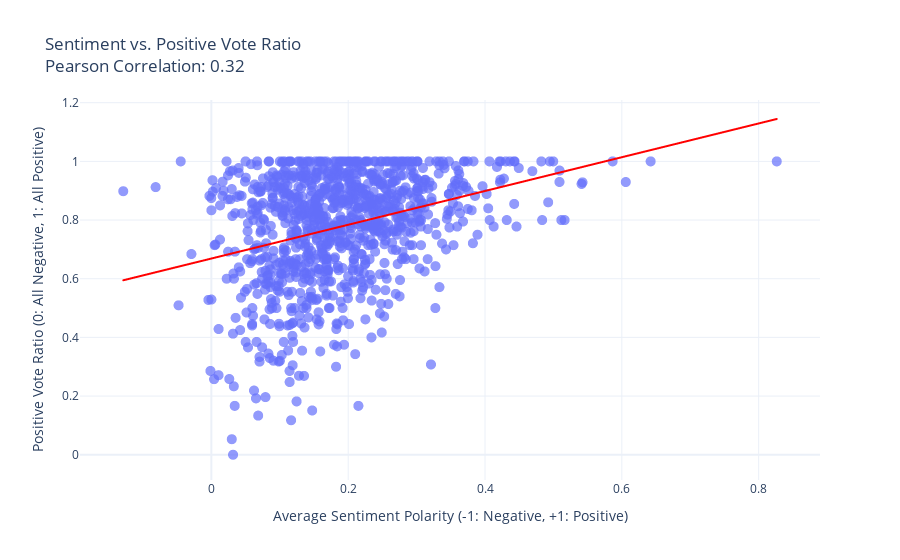

Source (notebook cell):
### Code cell
import pandas as pd
from GalPlots import *
from textblob import TextBlob
import nltk
import os




# Step 1: Parse the dataset
def parse_rfa_file(file_path):
    """
    Reads and parses the wiki-RfA.txt file, returning a DataFrame.

    Args:
        file_path (str): Path to the input file.

    Returns:
        pd.DataFrame: Parsed data as a DataFrame.
    """
    if not os.path.exists(file_path):
        raise FileNotFoundError(f"The file {file_path} does not exist.")

    with open(file_path, 'r', encoding='utf-8') as file:
        raw_data = file.read()

    entries = raw_data.strip().split('\n\n')
    votes = []

    for entry in entries:
        vote = {}
        lines = entry.strip().split('\n')
        for line in lines:
            if ':' not in line:
                continue
            key, value = line.split(':', 1)
            key = key.strip()
            value = value.strip().strip("'''").strip('"').strip("'")
            vote[key] = value
        votes.append(vote)

    df = pd.DataFrame(votes)

    numeric_fields = ['VOT', 'RES', 'YEA']
    for field in numeric_fields:
        if field in df.columns:
            df[field] = pd.to_numeric(df[field], errors='coerce')

    return df

# Step 2: Filter users with diverse voting history
def filter_users(df, min_years=4):
    """
    Keeps users with votes spanning at least a minimum number of years.

    Args:
        df (pd.DataFrame): Input DataFrame.
        min_years (int): Minimum distinct voting years.

    Returns:
        pd.DataFrame: Filtered data.
    """
    vote_counts = df.groupby('SRC')['YEA'].nunique().reset_index()
    eligible_users = vote_counts[vote_counts['YEA'] >= min_years]['SRC']
    return df[df['SRC'].isin(eligible_users)]

# Step 3: Analyze sentiment of votes
def analyze_sentiment(df):
    """
    Adds a sentiment polarity score for each vote.

    Args:
        df (pd.DataFrame): Input DataFrame.

    Returns:
        pd.DataFrame: DataFrame with sentiment polarity.
    """
    def compute_polarity(text):
        try:
            return TextBlob(text).sentiment.polarity
        except Exception:
            return 0.0

    df = df.copy()  # Create a copy to avoid chained assignment issues
    df['Polarity'] = df['TXT'].apply(compute_polarity)
    return df


# Step 4: Calculate correlation metrics
def compute_correlation_ratio(df):
    """
    Computes the correlation between sentiment polarity and vote positivity.

    Args:
        df (pd.DataFrame): DataFrame with sentiment data.

    Returns:
        pd.DataFrame: Aggregated data.
        float: Correlation coefficient.
    """
    vote_aggregation = df.groupby('SRC').agg(
        Positive_Votes=('VOT', lambda x: (x > 0).sum()),
        Negative_Votes=('VOT', lambda x: (x < 0).sum())
    ).reset_index()

    vote_aggregation['Positive_Vote_Ratio'] = vote_aggregation.apply(
        lambda row: row['Positive_Votes'] / (row['Positive_Votes'] + row['Negative_Votes'])
        if (row['Positive_Votes'] + row['Negative_Votes']) > 0 else None,
        axis=1
    )

    vote_aggregation.dropna(subset=['Positive_Vote_Ratio'], inplace=True)

    avg_polarity = df.groupby('SRC')['Polarity'].mean().reset_index().rename(columns={'Polarity': 'Average_Polarity'})
    merged_df = pd.merge(vote_aggregation, avg_polarity, on='SRC')

    correlation = merged_df['Average_Polarity'].corr(merged_df['Positive_Vote_Ratio'])
    return merged_df, correlation

# Step 5: Visualize the results
def plot_correlation_ratio(merged_df, correlation):
    """
    Creates an interactive scatterplot with a regression line to visualize correlation using Plotly.

    Args:
        merged_df (pd.DataFrame): Data with calculated metrics.
        correlation (float): Correlation coefficient.
    """
    fig = px.scatter(
        merged_df,
        x='Average_Polarity',
        y='Positive_Vote_Ratio',
        title=f"Sentiment vs. Positive Vote Ratio<br>Pearson Correlation: {correlation:.2f}",
        labels={
            "Average_Polarity": "Average Sentiment Polarity (-1: Negative, +1: Positive)",
            "Positive_Vote_Ratio": "Positive Vote Ratio (0: All Negative, 1: All Positive)"
        },
        hover_data=['SRC'],
        template="plotly_white"
    )

    # Add regression trendline
    fig.update_traces(marker=dict(size=10, opacity=0.7))

    # Use trendline to show regression in Plotly (if desired)
    trendline = px.scatter(
        merged_df,
        x='Average_Polarity',
        y='Positive_Vote_Ratio',
        trendline="ols"
    ).data[1]  # Extract the trendline layer
    trendline['line']['color'] = 'red'
    fig.add_trace(trendline)

    fig.show()



file_path = '../../data/wiki-RfA.txt'

print("Loading and parsing data...")
df = parse_rfa_file(file_path)
print(f"Parsed {len(df)} votes.")

print("Filtering users with sufficient voting history...")
filtered_df = filter_users(df, min_years=4)
print(f"Filtered down to {filtered_df['SRC'].nunique()} users.")

if filtered_df.empty:
    print("No users meet the criteria for analysis.")
    
else:
    print("Analyzing sentiment...")
    filtered_df = analyze_sentiment(filtered_df)

    print("Calculating correlation metrics...")
    merged_df, correlation = compute_correlation_ratio(filtered_df)
    print(f"Correlation coefficient: {correlation:.2f}")

    print("Visualizing results...")
    plot_correlation_ratio(merged_df, correlation)

### Figure 1 — Plotly figure (JSON) as saved in the notebook; plotly's stock layout.template omitted (floating-point values rounded to 4 significant figures; data arrays with more than 128 entries replaced by an {"elided": "..."} marker saying what was removed)
{"data": [{"customdata": {"elided": "1021x1 str values"}, "hovertemplate": "Average Sentiment Polarity (-1: Negative, +1: Positive)=%{x}<br>Positive Vote Ratio (0: All Negative, 1: All Positive)=%{y}<br>SRC=%{customdata[0]}<extra></extra>", "legendgroup": "", "marker": {"color": "#636efa", "opacity": 0.7, "size": 10, "symbol": "circle"}, "mode": "markers", "name": "", "showlegend": false, "type": "scattergl", "x": {"elided": "1021 float values"}, "xaxis": "x", "y": {"elided": "1021 float values"}, "yaxis": "y"}, {"hovertemplate": "<b>OLS trendline</b><br>Positive_Vote_Ratio = 0.575521 * Average_Polarity + 0.668832<br>R<sup>2</sup>=0.104343<br><br>Average_Polarity=%{x}<br>Positive_Vote_Ratio=%{y} <b>(trend)</b><extra></extra>", "legendgroup": "", "line": {"color": "red"}, "marker": {"color": "#636efa", "symbol": "circle"}, "mode": "lines", "name": "", "showlegend": false, "type": "scattergl", "x": {"elided": "1021 float values"}, "xaxis": "x", "y": {"elided": "1021 float values"}, "yaxis": "y"}], "layout": {"legend": {"tracegroupgap": 0}, "title": {"text": "Sentiment vs. Positive Vote Ratio<br>Pearson Correlation: 0.32"}, "xaxis": {"anchor": "y", "domain": [0, 1], "title": {"text": "Average Sentiment Polarity (-1: Negative, +1: Positive)"}}, "yaxis": {"anchor": "x", "domain": [0, 1], "title": {"text": "Positive Vote Ratio (0: All Negative, 1: All Positive)"}}}}
